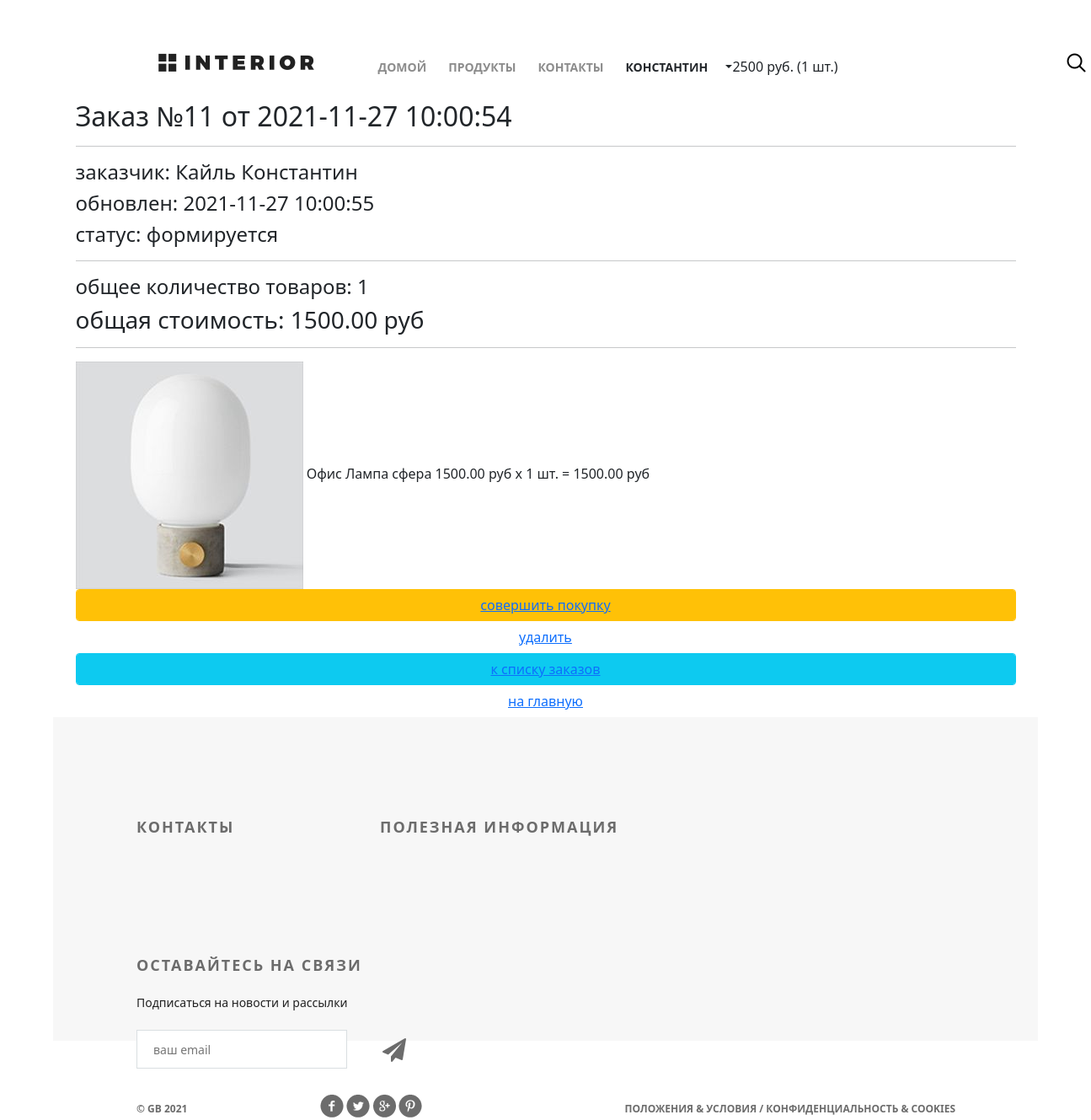
The app's page /orders/read/11/ (signed in) with its own data.
### userapp/models.py (models this page shows, shortened)
class ShopUser(AbstractUser):
    avatar = models.ImageField(upload_to='users_avatar', blank=True)
    age = models.PositiveIntegerField(verbose_name='возраст', default=18)
    activation_key = models.CharField(max_length=128, blank=True)
    activation_key_expires = models.DateTimeField(default=(now() + timedelta(hours=48)))

### basketapp/models.py (models this page shows, shortened)
class Basket(models.Model):
    user = models.ForeignKey(
        settings.AUTH_USER_MODEL,
        on_delete=models.CASCADE,
        related_name='basket',
    )
    product = models.ForeignKey(
        Product,
        on_delete=models.CASCADE,
    )
    quantity = models.PositiveIntegerField(
        verbose_name='Количество',
        default=0
    )
    add_datetime = models.DateTimeField(
        verbose_name='Дата создания',
        auto_now_add=True,
    )
    is_active = models.BooleanField(
        verbose_name='активна',
        default=True
    )
    @property
    def product_cost(self):
        return self.product.price * self.quantity
    @property
    def total_quantity(self):
        _items = Basket.objects.filter(user=self.user)
        _total_quantity = sum(map(lambda x: x.quantity, _items))
        return _total_quantity
    @property
    def total_cost(self):
        _items = Basket.objects.filter(user=self.user)
        _total_cost = sum(map(lambda x: x.product_cost, _items))
        return _total_cost

### mainapp/models.py (models this page shows, shortened)
class Product(models.Model):
    category = models.ForeignKey(
        ProductCategory,
        on_delete=models.CASCADE
    )
    name = models.CharField(
        verbose_name='имя товара',
        max_length=128,
    )
    image = models.ImageField(
        upload_to='products_images',
        blank=True,
    )
    short_desc = models.CharField(
        verbose_name='краткое описание',
        max_length=60,
        blank=True
    )
    description = models.TextField(
        verbose_name='название товара',
        blank=True,
    )
    price = models.DecimalField(
        max_digits=8,
        decimal_places=2,
    )
    quantity = models.PositiveIntegerField(
        verbose_name='количество товара на кладе',
        default=0,
    )
    is_active = models.BooleanField(
        verbose_name='активна',
        default=True
    )

class ProductCategory(models.Model):
    name = models.CharField(
        max_length=64,
        unique=True,
        verbose_name='имя'
    )
    description = models.TextField(
        verbose_name='описание',
        blank=True
    )
    created_at = models.DateTimeField(
        auto_now_add=True
    )
    updated_at = models.DateTimeField(
        auto_now=True
    )
    is_active = models.BooleanField(
        verbose_name='активна',
        default=True
    )

### ordersapp/models.py (models this page shows, shortened)
class Order(models.Model):
    FORMING = 'FM'
    SENT_TO_PROCEED = 'STP'
    PROCEEDED = 'PRD'
    PAID = 'PD'
    READY = 'RDY'
    CANCEL = 'CNC'
    FINISHED = 'FSD'
    ORDER_STATUS = (
        (FORMING, 'формируется'),
        (SENT_TO_PROCEED, 'отправлен в обработку'),
        (PAID, 'оплачен'),
        (PROCEEDED, 'обрабатывается'),
        (READY, 'готов к выдаче'),
        (FINISHED, 'завершен'),
        (CANCEL, 'отменен')
    )
    user = models.ForeignKey(
        settings.AUTH_USER_MODEL,
        on_delete=models.CASCADE,
    )
    created = models.DateTimeField(
        verbose_name='создан',
        auto_now_add=True,
    )
    updated = models.DateTimeField(
        verbose_name='изменен',
        auto_now=True,
    )
    status = models.CharField(
        verbose_name='статус',
        max_length=3,
        choices=ORDER_STATUS,
        default=FORMING,
    )
    is_active = models.BooleanField(verbose_name='активен', default=True)
    class Meta:
        ordering = ('-created',)
        verbose_name = 'заказ'
        verbose_name_plural = 'заказы'
    def get_total_quantity(self):
        items = self.orderitems.select_related()
        return sum(list(map(lambda x: x.quantity, items)))
    def get_total_cost(self):
        items = self.orderitems.select_related()
        return sum(list(map(lambda x: x.quantity * x.product.price, items)))

class OrderItem(models.Model):
    objects = OrderItemQuerySet.as_manager()
    order = models.ForeignKey(
        Order,
        related_name="orderitems",
        on_delete=models.CASCADE,
    )
    product = models.ForeignKey(
        Product,
        verbose_name='продукт',
        on_delete=models.CASCADE,
    )
    quantity = models.PositiveIntegerField(
        verbose_name='количество',
        default=0,
    )
    def get_product_cost(self):
        return self.product.price * self.quantity

### ordersapp/views.py (the view)
# urls.py: path('read/<int:pk>/', ordersapp.OrderRead.as_view(), name='order_read'),
class OrderRead(DetailView):
    model = Order
    def get_context_data(self, **kwargs):
        context = super(OrderRead, self).get_context_data(**kwargs)
        context['title'] = 'заказ/просмотр'
        return context

### adminapp/templatetags/my_tags.py (called while the page is built)
def media_folder_products(string):
    if not string:
        string = 'products_images/default.jpg'
    return f'{settings.MEDIA_URL}{string}'

### basketapp/context_processors.py (called while the page is built)
def basket(request):
    print(f'context processor basket works')
    basket = []
    if request.user.is_authenticated:
       basket = Basket.objects.filter(user=request.user)
    return {
       'basket': basket,
    }

### ordersapp/templates/ordersapp/order_detail.html
{% extends "geekshop/base.html" %}
{% load static %}
{% load my_tags %}
{% block content %}
<div class="hero-white">
    {% include 'geekshop/includes/menu.html' %}
</div>
   {% include 'ordersapp/includes/order_summary.html' %}
   <div class="basket_list">
       {% for item in object.orderitems.select_related %}
           <div class="basket_record">
               <img src="{{ item.product.image|media_folder_products }}"
                    alt="{{ item.product.short_desc }}">
               <span class="category_name">
                   {{ item.product.category.name }}
               </span>
               <span class="product_name">{{ item.product.name }}</span>
               <span class="product_price">
                   {{ item.product.price }}&nbspруб
               </span>
               <span class="product_quantitiy">
                   x {{ item.quantity }} шт.
               </span>
               <span class="product_cost">
                    = {{ item.get_product_cost }}&nbspруб
               </span>
           </div>
       {% endfor %}
   </div>
   {% include 'ordersapp/includes/order_actions.html' %}
{% endblock %}

### geekshop/templates/geekshop/base.html (shortened to what this page needs)
<!DOCTYPE html>
{% load static %}
<html>
<head>
    <link rel="stylesheet" type="text/css" href="{% static 'geekshop/style.css' %}">
    <link href="https://cdn.jsdelivr.net/npm/bootstrap@5.0.0-beta3/dist/css/bootstrap.min.css" rel="stylesheet">
	<link rel="stylesheet" type="text/css" href="/static/geekshop/fonts/font-awesome/css/font-awesome.css">
</head>
<body>
<div class="container">
    {% block content %}
    {% endblock %}
    <div class="clr"></div>
</div>
<div class="footer">
    <div class="clearfix">
        <div class="text-footer">
            <h3>контакты</h3>
        </div>
        <div class="text-footer">
            <h3>полезная информация</h3>
        </div>
        <div class="text-footer clearfix">
            <h3>Оставайтесь на связи</h3>
            <p>Подписаться на новости и рассылки</p>
            <form>
                <input type="email" name="email" placeholder="ваш email">
                <a href="#"><i class="fa fa-paper-plane fa-2x" aria-hidden="true"></i></a>
            </form>
        </div>
    </div>
    <p class="small">&copy; GB {%now "Y"%}</p>
    <div class="social">
        <a href="#" class="social1"></a>
        <a href="#" class="social2"></a>
        <a href="#" class="social3"></a>
        <a href="#" class="social4"></a>
    </div>
    <p class="small">Положения &amp; Условия / Конфиденциальность &amp; Cookies</p>
</div>
</body>
</html>

### geekshop/templates/geekshop/includes/menu.html (shortened to what this page needs)
{% load static %}
<div class="header clearfix">
    <a href="/" class="logo"></a>
    <ul class="menu">
       <li><a href="{% url 'main' %}" class="{% if request == '/' %}active{% endif %}">домой</a></li>
        <li><a href="{% url 'products:main' %}">продукты</a></li>
        <li><a href="{% url 'contacts' %}">контакты</a></li>
        {% if user.is_authenticated %}
        <li class="dropdown-toggle" id="dropdownMenuButton1" data-bs-toggle="dropdown" aria-expanded="false">
            <a>{{ user.first_name|default:'Пользователь' }}</a>
        </li>
        {% if basket %}
        <span>
                    {{ basket.0.total_cost|floatformat:0 }} руб.
                    ({{ basket.0.total_quantity }} шт.)
                </span>
        {% endif %}
        {% endif %}
    </ul>
    <a href="#" class="search"></a>
</div>

### ordersapp/templates/ordersapp/includes/order_summary.html (shortened to what this page needs)
{% if object %}
   <div class="h2">Заказ №{{ object.pk }} от {{ object.created|date:"Y-m-d H:i:s" }}</div>
   <hr>
   <div class="h4">заказчик: {{ user.last_name }} {{ user.first_name }} </div>
   <div class="h4">обновлен: {{ object.updated|date:"Y-m-d H:i:s" }}</div>
   <div class="h4">cтатус: {{ object.get_status_display }}</div>
   <hr>
   <div class="h4">
       общее количество товаров: <span class="order_total_quantity">{{ object.get_total_quantity }}</span>
   </div>
   <div class="h3">
       общая стоимость: <span class="order_total_cost">{{ object.get_total_cost }}</span> руб
   </div>
{% endif %}
<hr>

### ordersapp/templates/ordersapp/includes/order_actions.html
{% if object.status == 'FM' %}
   <button class="btn btn-warning btn-round form-control last">
       <a href="{% url 'ordersapp:order_forming_complete' object.pk %}">
           совершить покупку
       </a>
   </button>
   <button class="btn btn-default btn-round form-control last">
       <a href="{% url 'ordersapp:order_delete' object.pk %}">удалить</a>
   </button>
{% endif %}
<button class="btn btn-info btn-round form-control last">
   <a href="{% url 'ordersapp:main' %}">
       к списку заказов
   </a>
</button>
<button class="btn btn-default btn-round form-control last">
   <a href="{% url 'main' %}">на главную</a>
</button>

### geekshop/static/geekshop/style.css (style rules this page uses)
* { margin: 0; padding: 0; }
body { font-family: 'Montserrat', sans-serif; }
html, body { height: 100%; }
.clr { height: 384px; }
.container { width: 1366px; margin: 0 auto; min-height: 100%; }
.logo { background-image: url(img/logo.png); margin-top: 63px; width: 185px; height: 22px; float: left; }
.menu { list-style-type: none; margin-top: 67px; float: right; }
.menu li { float: left; }
.menu a { color: #8c8c8c; font-size: 14px; font-weight: 700; text-align: right; text-transform: uppercase; text-decoration: none; padding: 10px 13px; }
.search { display: block; width: 23px; height: 23px; background-image: url(img/search.png); position: absolute; top: 63px; left: 1176px; }
.clearfix:after { content: ""; display: block; clear: both; }
.footer { height: 384px; width: 1169px; background-color: #f7f7f7; padding-left: 99px; padding-right: 98px; margin: -384px auto 0; clear: both; }
.footer form { position: relative; }
.footer form a i { display: block; width: 21px; height: 21px; position: absolute; z-index: 2; top: 10px; right: 50px; color: #6c6c6c; }
.text-footer { margin-top: 120px; width: 221px; float: left; margin-right: 68px; }
.text-footer:last-child { margin-right: 0; }
.text-footer h3 { text-transform: uppercase; color: #6c6c6c; font-size: 18px; font-weight: 700; text-align: left; margin-bottom: 22px; letter-spacing: 2px; }
.text-footer p { color: #212121; font-size: 14px; font-weight: 300; line-height: 24px; text-align: left; margin-bottom: 20px; }
.text-footer a { text-decoration: none; text-transform: uppercase; color: #212121; font-size: 14px; font-weight: 700; line-height: 26px; text-align: left; }
.text-footer:nth-child(2) { width: 422px; }
.text-footer:nth-child(3) { width: 363px; }
.text-footer input { border-width: 1px; border-color: #d9dee1; border-style: solid; background-color: #ffffff; width: 250px; height: 46px; outline: none; color: #6c6c6c; font-size: 14px; font-weight: 300; line-height: 22px; text-align: left; padding-left: 19px; padding-right: 70px; }
.footer .small { text-transform: uppercase; float: left; color: #6c6c6c; font-size: 12px; font-weight: 700; line-height: 26px; text-align: left; margin-top: 35px; }
.social { height: 28px; width: 121px; float: left; margin-left: 158px; margin-top: 30px; }
.social1 { background: url(img/social-links.png); height: 28px; width: 28px; float: left; }
.social2 { background: url(img/social-links.png); background-position: -34px 0px; height: 28px; width: 28px; float: left; margin-left: 3px; }
.social3 { background: url(img/social-links.png); background-position: -67px 0px; height: 28px; width: 28px; float: left; margin-left: 3px; }
.social4 { background: url(img/social-links.png); background-position: -101px 0px; height: 28px; width: 28px; float: left; margin-left: 3px; }
.footer .small:nth-child(4) { float: right; }
.hero-white { background-color: #fff; height: 119px; padding-left: 98px; padding-right: 211px; position: relative; }

### records on screen
ShopUser: first_name "КОНСТАНТИН", last_name "Кайль", first_name "Константин"
Basket: user+product+quantity "2500", user+quantity "1"
Order: pk "11", created "2021-11-27 10:00:54", updated "2021-11-27 10:00:55", status "формируется", get_total_quantity "1", get_total_cost "1500.00"
OrderItem: product.image|media_folder_products (picture), product.category.name "Офис", product.name "Лампа сфера", product.price "1500.00", quantity "1", get_product_cost "1500.00"
